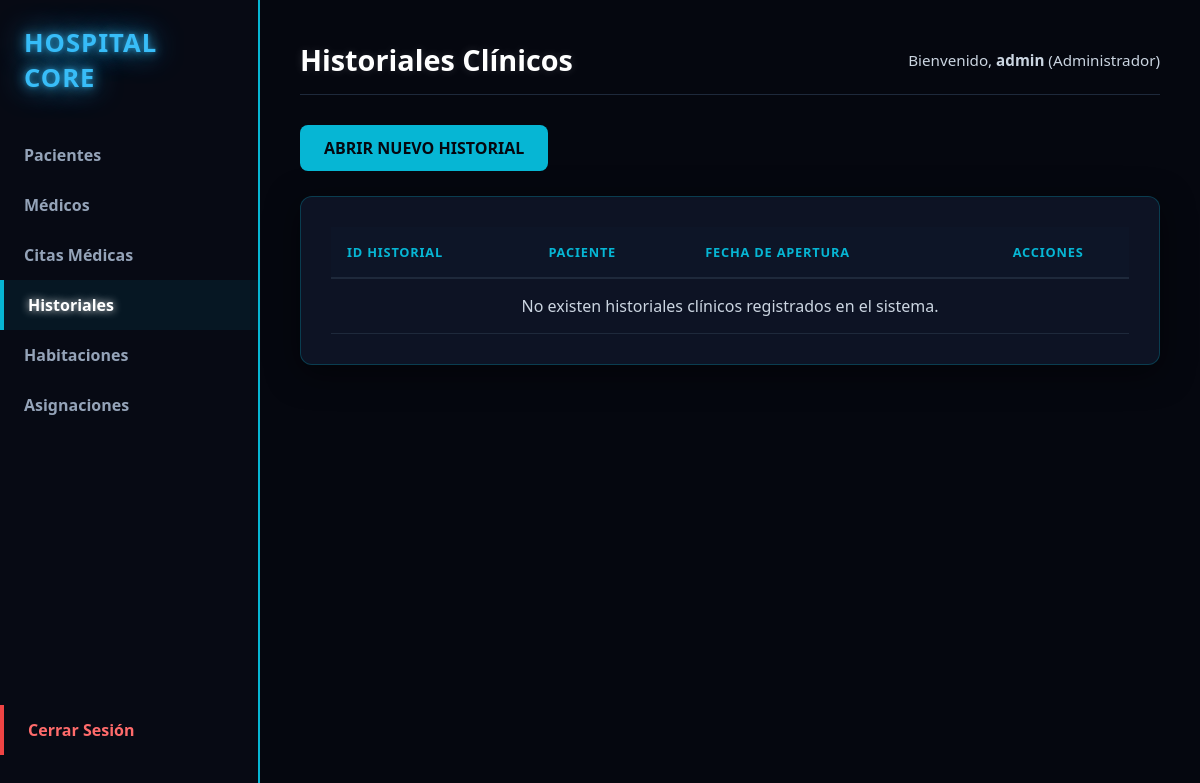
The app's page /index.php?url=historiales (signed in), older data.
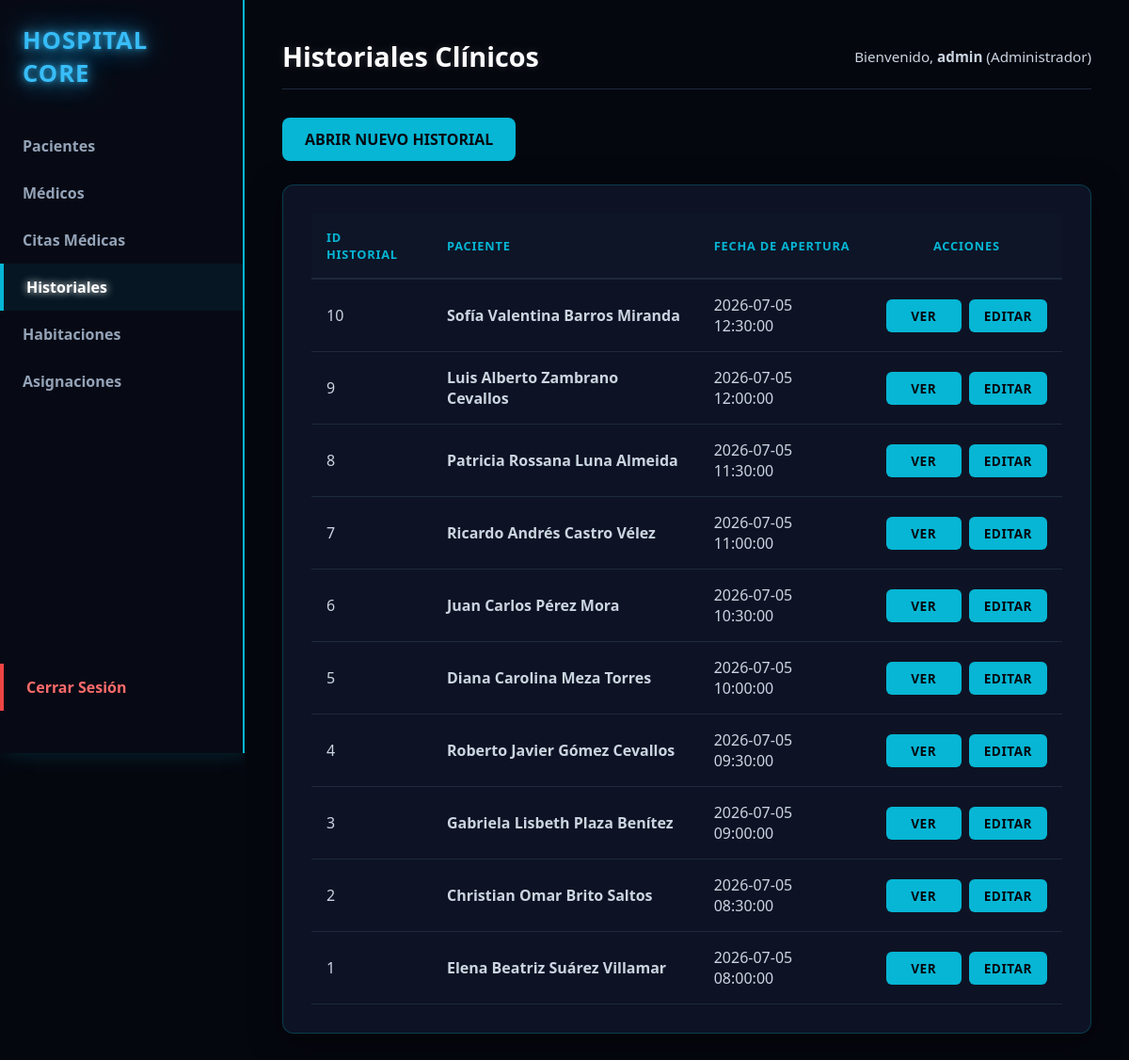
The same page, newer data.
### tables this page shows
CREATE TABLE historiales_clinicos (
    id INT AUTO_INCREMENT PRIMARY KEY,
    id_paciente INT UNIQUE,
    fecha_creacion TIMESTAMP DEFAULT CURRENT_TIMESTAMP,
    FOREIGN KEY (id_paciente) REFERENCES pacientes(id)
);

### app/Controllers/HistorialController.php (called while the page is built, shortened)
<?php
class HistorialController {
    private $db;
    public function __construct() {
        $database = new Database();
        $this->db = $database->getConnection();
    }
    public function index() {
        try {
            $query = "SELECT
                        h.id,
                        h.id_paciente,
                        h.fecha_creacion,
                        CONCAT(p.nombre, ' ', p.apellido) AS paciente,
                        p.cedula
                      FROM historiales_clinicos h
                      INNER JOIN pacientes p ON h.id_paciente = p.id
                      ORDER BY h.id DESC";
            $stmt = $this->db->prepare($query);
            $stmt->execute();
            $historiales = $stmt->fetchAll(PDO::FETCH_ASSOC);
        } catch (PDOException $e) {
            $historiales = [];
        }
        require_once __DIR__ . '/../Views/shared/layout.php';
    }
}

### app/config/Database.php (called while the page is built)
<?php
class Database {
    private static $host = "127.0.0.1";
    private static $port = "3307";
    private static $db_name = "sistema_hospitalario";
    private static $username = "root";
    private static $password = "";
    private static $conn = null;
    public static function getConnection() {
        if (self::$conn === null) {
            try {
                self::$conn = new PDO(
                    "mysql:host=" . self::$host . ";port=" . self::$port . ";dbname=" . self::$db_name . ";charset=utf8",
                    self::$username,
                    self::$password
                );
                self::$conn->setAttribute(PDO::ATTR_ERRMODE, PDO::ERRMODE_EXCEPTION);
            } catch(PDOException $exception) {
                die("Error de conexión en la base de datos: " . $exception->getMessage());
            }
        }
        return self::$conn;
    }
}

### app/Views/historiales/index.php (the view)
<?php
$historiales = $historiales ?? [];
?>
<div class="page-header">
    <a href="index.php?url=historiales/crear" class="btn btn-primary">ABRIR NUEVO HISTORIAL</a>
</div>
<div class="table-container">
    <table class="custom-table">
        <thead>
            <tr>
                <th>ID HISTORIAL</th>
                <th>PACIENTE</th>
                <th>FECHA DE APERTURA</th>
                <th class="text-center">ACCIONES</th>
            </tr>
        </thead>
        <tbody>
            <?php if (!empty($historiales)): ?>
                <?php foreach ($historiales as $historial): ?>
                    <tr>
                        <td><?= htmlspecialchars($historial['id']); ?></td>
                        <td><strong><?= htmlspecialchars($historial['paciente']); ?></strong></td>
                        <td><?= htmlspecialchars($historial['fecha_creacion']); ?></td>
                        <td class="text-center">
                            <div class="actions-flex unique-actions-center">
                            <a href="index.php?url=historiales/ver&id=<?= $historial['id']; ?>" class="btn-action btn-info">VER</a>
                          <a href="index.php?url=historiales/editar&id=<?= $historial['id']; ?>" class="btn-action btn-edit">EDITAR</a>
                         </div>
                        </td>
                    </tr>
                <?php endforeach; ?>
            <?php else: ?>
                <tr>
                    <td colspan="4" class="text-center">
                        No existen historiales clínicos registrados en el sistema.
                    </td>
                </tr>
            <?php endif; ?>
        </tbody>
    </table>
</div>

Row changes from the older to the newer data that the page shows:
added historiales_clinicos: id "10", paciente "Sofía Valentina Barros Miranda", fecha_creacion "2026-07-05 12:30:00"
added historiales_clinicos: id "9", paciente "Luis Alberto Zambrano Cevallos", fecha_creacion "2026-07-05 12:00:00"
added historiales_clinicos: id "8", paciente "Patricia Rossana Luna Almeida", fecha_creacion "2026-07-05 11:30:00"
added historiales_clinicos: id "7", paciente "Ricardo Andrés Castro Vélez", fecha_creacion "2026-07-05 11:00:00"
added historiales_clinicos: id "6", paciente "Juan Carlos Pérez Mora", fecha_creacion "2026-07-05 10:30:00"
added historiales_clinicos: id "5", paciente "Diana Carolina Meza Torres", fecha_creacion "2026-07-05 10:00:00"
added historiales_clinicos: id "4", paciente "Roberto Javier Gómez Cevallos", fecha_creacion "2026-07-05 09:30:00"
added historiales_clinicos: id "3", paciente "Gabriela Lisbeth Plaza Benítez", fecha_creacion "2026-07-05 09:00:00"
added historiales_clinicos: id "2", paciente "Christian Omar Brito Saltos", fecha_creacion "2026-07-05 08:30:00"
added historiales_clinicos: id "1", paciente "Elena Beatriz Suárez Villamar", fecha_creacion "2026-07-05 08:00:00"
Text that changed along with them:
text no longer shown: "No existen historiales clínicos registrados en el sistema."
